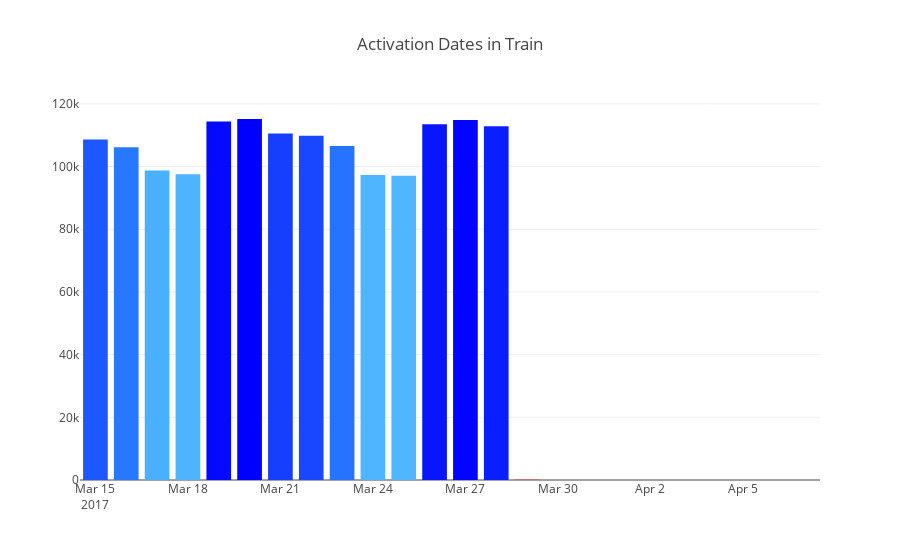
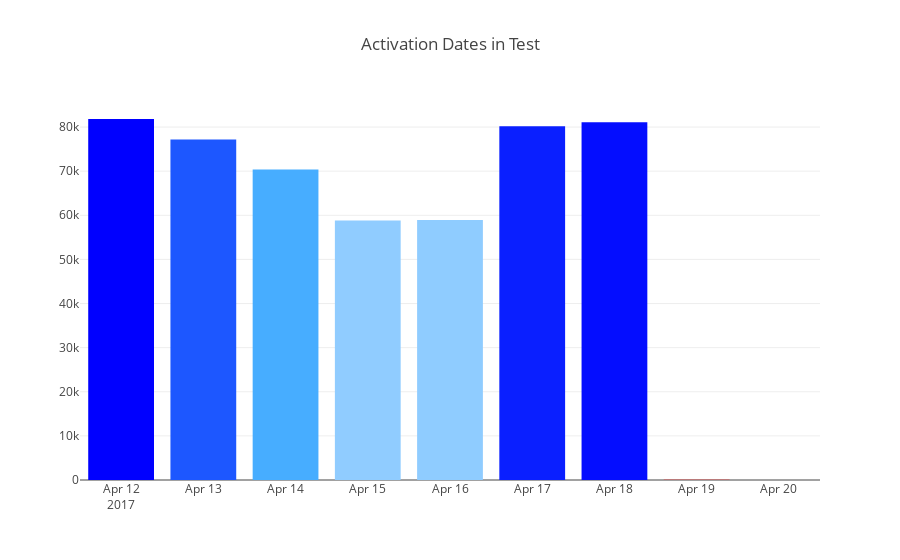

Notebook cell for these charts, in order:
### Markdown cell above
"""
Activation Date:
"""

### Code cell
cnt_srs = train_df['activation_date'].value_counts()

trace = go.Bar(
    x=cnt_srs.index,
    y=cnt_srs.values,
    marker=dict(
        color=cnt_srs.values,
        colorscale = 'Picnic',
        reversescale = True
    ),
)

layout = go.Layout(
    title='Activation Dates in Train'
)

data = [trace]
fig = go.Figure(data=data, layout=layout)
py.iplot(fig, filename="ActivationDate")

# Activation dates in test
cnt_srs = test_df['activation_date'].value_counts()

trace = go.Bar(
    x=cnt_srs.index,
    y=cnt_srs.values,
    marker=dict(
        color=cnt_srs.values,
        colorscale = 'Picnic',
        reversescale = True
    ),
)

layout = go.Layout(
    title='Activation Dates in Test'
)

data = [trace]
fig = go.Figure(data=data, layout=layout)
py.iplot(fig, filename="ActivationDate")

### Figure 1 — Plotly figure (JSON) as saved in the notebook; plotly's stock layout.template omitted (floating-point values rounded to 4 significant figures)
{"data": [{"marker": {"color": [115190, 114863, 114416, 113513, 112885, 110535, 109813, 108615, 106544, 106168, 98773, 97554, 97351, 97104, 87, 3, 3, 3, 2, 1, 1], "colorscale": "Picnic", "reversescale": true}, "type": "bar", "uid": "1d005c9f-bdac-4c0d-af36-cf79bdbc562b", "x": ["2017-03-20", "2017-03-27", "2017-03-19", "2017-03-26", "2017-03-28", "2017-03-21", "2017-03-22", "2017-03-15", "2017-03-23", "2017-03-16", "2017-03-17", "2017-03-18", "2017-03-24", "2017-03-25", "2017-03-29", "2017-04-01", "2017-03-30", "2017-04-02", "2017-04-03", "2017-04-07", "2017-03-31"], "y": [115190, 114863, 114416, 113513, 112885, 110535, 109813, 108615, 106544, 106168, 98773, 97554, 97351, 97104, 87, 3, 3, 3, 2, 1, 1]}], "layout": {"title": "Activation Dates in Train"}}

### Figure 2 — Plotly figure (JSON) as saved in the notebook; plotly's stock layout.template omitted (floating-point values rounded to 4 significant figures)
{"data": [{"marker": {"color": [81824, 81114, 80191, 77176, 70366, 58909, 58793, 64, 1], "colorscale": "Picnic", "reversescale": true}, "type": "bar", "uid": "099b9bd0-4f0d-4189-b67e-89a0cc3b09dd", "x": ["2017-04-12", "2017-04-18", "2017-04-17", "2017-04-13", "2017-04-14", "2017-04-16", "2017-04-15", "2017-04-19", "2017-04-20"], "y": [81824, 81114, 80191, 77176, 70366, 58909, 58793, 64, 1]}], "layout": {"title": "Activation Dates in Test"}}
